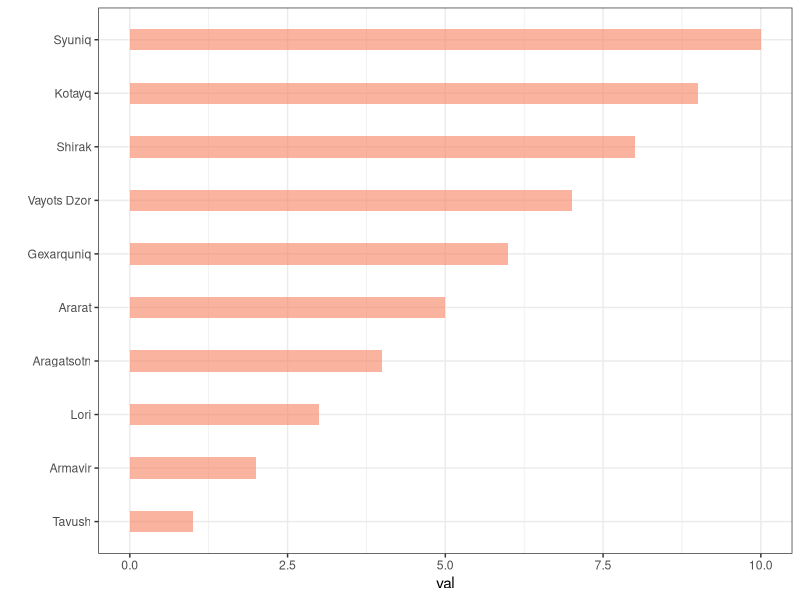
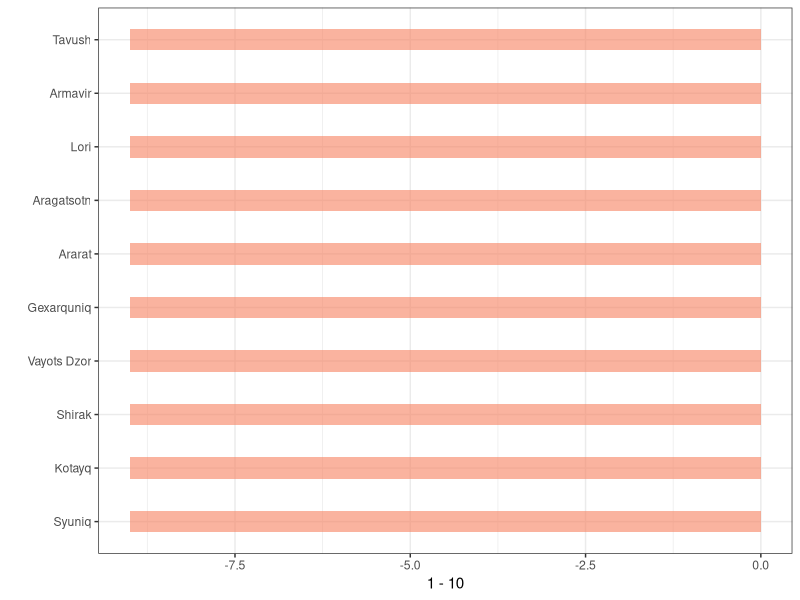

R code for these plots, in order:
## ---- chunk 1

library(ggplot2)
library(dplyr)

data <- data.frame(
  name=c("Ararat","Gexarquniq","Armavir","Aragatsotn","Shirak","Tavush","Lori","Kotayq","Syuniq","Vayots Dzor"),
  val=sample( 10 )
)

library(forcats)


data %>%
  mutate(name = fct_reorder(name, val)) %>%
  ggplot( aes(x=name, y=val)) +
    geom_bar(stat="identity", fill="#f68060", alpha=.6, width=.4) +
    coord_flip() +
    xlab("") +
    theme_bw()
 

data %>%
  mutate(name = fct_reorder(name, desc(val))) %>%
  ggplot( aes(x=name, y=1-10)) +
    geom_bar(stat="identity", fill="#f68060", alpha=.6, width=.4) +
    coord_flip() +
    xlab("") +
    theme_bw()
